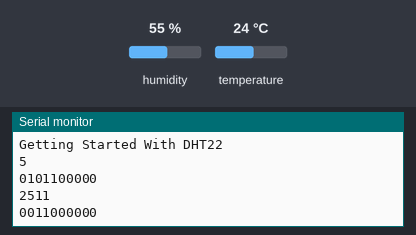
Recording of a sketch running on a simulated Arduino Uno, built with avr-gcc and run on an emulated ATmega328P. Parts: the last lines printed to the serial monitor. Wiring (inferred from the names in the program): DHT11 sensor: data pin 7. Inputs (shaded band) come from the test bench; at power-on: humidity 55 %, temperature 24 °C.

Above: at 3.3 s.
3.4 s: humidity set to 22 %
At 6.1 s:
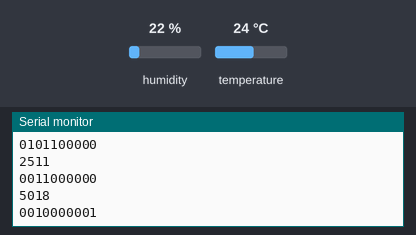
6.7 s: temperature set to 12 °C
At 8.3 s:
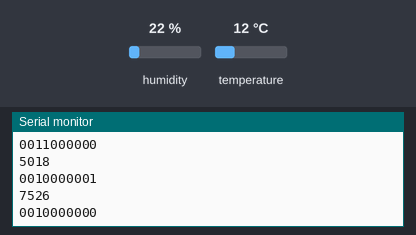
10.0 s: humidity set to 40 %
At 10.5 s:
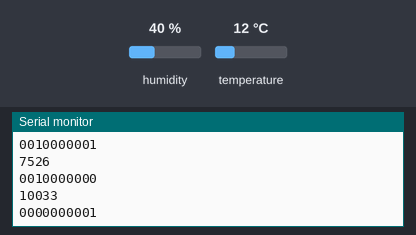
Timing chart, 0 to 13.0 s (numbered marks = the images above; inputs shaded):
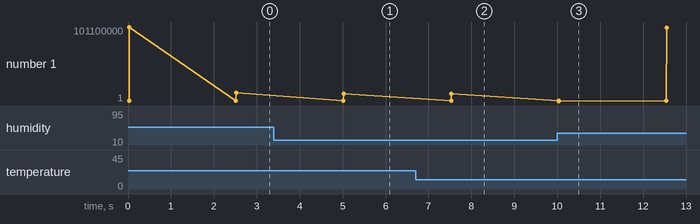

The sketch:

DHT22_standalone_Code.ino
```cpp
#define sensor_pin 7     // what pin we're connected to

//Variables
int chk;
float hum;  //Stores humidity value
float temp; //Stores temperature value
unsigned int c=0,I_RH,D_RH,I_Temp,D_Temp,CheckSum,current_millis;
int data[40];

void setup()
{
  Serial.begin(9600);
  Serial.println("Getting Started With DHT22");
}

void loop()
{
    current_millis = millis();
    Request();    /* send start pulse */
    Response();   /* receive response */
//    Serial.println("Getting Data");
//    Serial.println("Getting Data I_RH");
    I_RH=Receive_data();  /* store first eight bit in I_RH */
//    Serial.println("Getting Data D_RH");
//    D_RH=Receive_data();  /* store next eight bit in D_RH */
//    Serial.println("Getting Data I_Temp");
//    I_Temp=Receive_data();  /* store next eight bit in I_Temp */
//    Serial.println("Getting Data D_Temp");
//    D_Temp=Receive_data();  /* store next eight bit in D_Temp */
//    Serial.println("Getting Data Check Sum");
//    CheckSum=Receive_data();/* store next eight bit in CheckSum */

//    if ((I_RH + D_RH + I_Temp + D_Temp) != CheckSum)
//    {
//      Serial.println("Error");
//    }
//
//    else
//    {
//      Serial.print("I_Temp: ");
//      Serial.println(I_Temp);
//
//      Serial.print("D_Temp: ");
//      Serial.println(D_Temp);
//
//      Serial.print("CheckSum: ");
//      Serial.println(CheckSum);
//    }

    delay(2500);
}

void Request()
{
//  Serial.println("Requesting DHT22");
  pinMode(sensor_pin, OUTPUT);
  digitalWrite(sensor_pin, LOW);
  delay(5);
  digitalWrite(sensor_pin, HIGH);
  delayMicroseconds(38);
  pinMode(sensor_pin, INPUT);
}

void Response()        /* receive response from DHT11 */
{
//  Serial.println("Checking Response");
  while(digitalRead(sensor_pin) == 0);
//  Serial.println("Checking Response 1");
  while(digitalRead(sensor_pin) == 1);
}

unsigned int Receive_data()      /* receive data */
{
  Serial.println(millis());
  for (int i=0; i<10; i++)
  {
    while(digitalRead(sensor_pin) != HIGH)  /* check received bit 0 or 1 */
    {
      //wait for pin to get HIGH
    }
    delayMicroseconds(50);
    if(digitalRead(sensor_pin) == HIGH)/* if high pulse is greater than 30ms */
    {
      data[i] = 1;  /* then its logic HIGH */
    }
    else      /* otherwise its logic LOW */
    {
      data[i] = 0;
    }
    Serial.print(data[i]);
//    Serial.print(digitalRead(sensor_pin));
    while(digitalRead(sensor_pin) == 1)
    {
      //wait for pin to get HIGH
    }
  }
  Serial.println("");
//  return c;
}
```

Measured:
- after the input at 3.4 s, the serial monitor: prints a new line after 1.6 s (image 1)
- after the input at 6.7 s, the serial monitor: prints a new line after 0.83 s (image 2)
- after the input at 10.0 s, the serial monitor: prints a new line at once (image 3)
- plotted number 1: 11000000 → 10000001 after the input at 3.4 s, 10000001 → 10000000 after the input at 6.7 s, 10000000 → 1 after the input at 10.0 s
